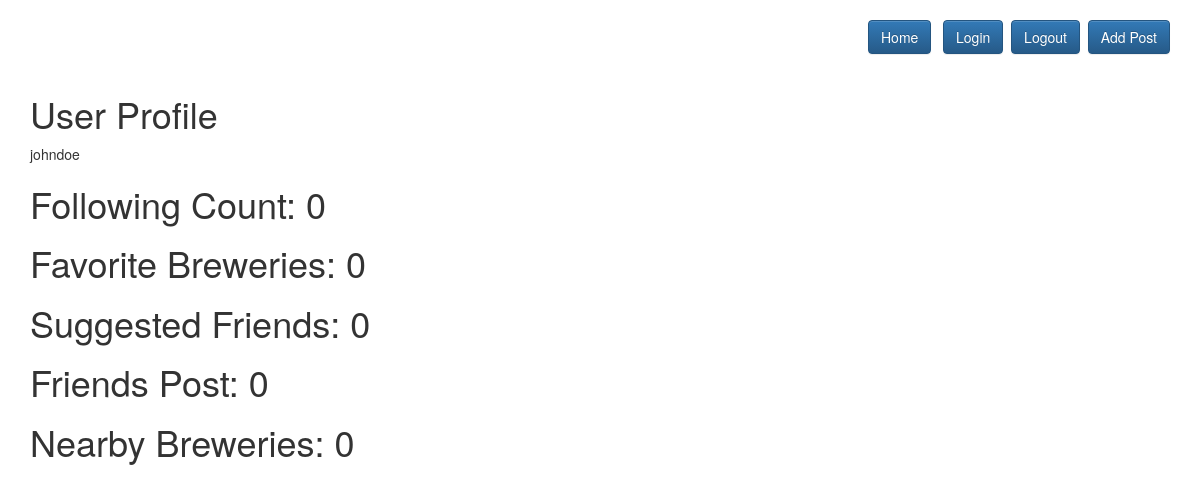
Page / (signed in) on the earlier database version.
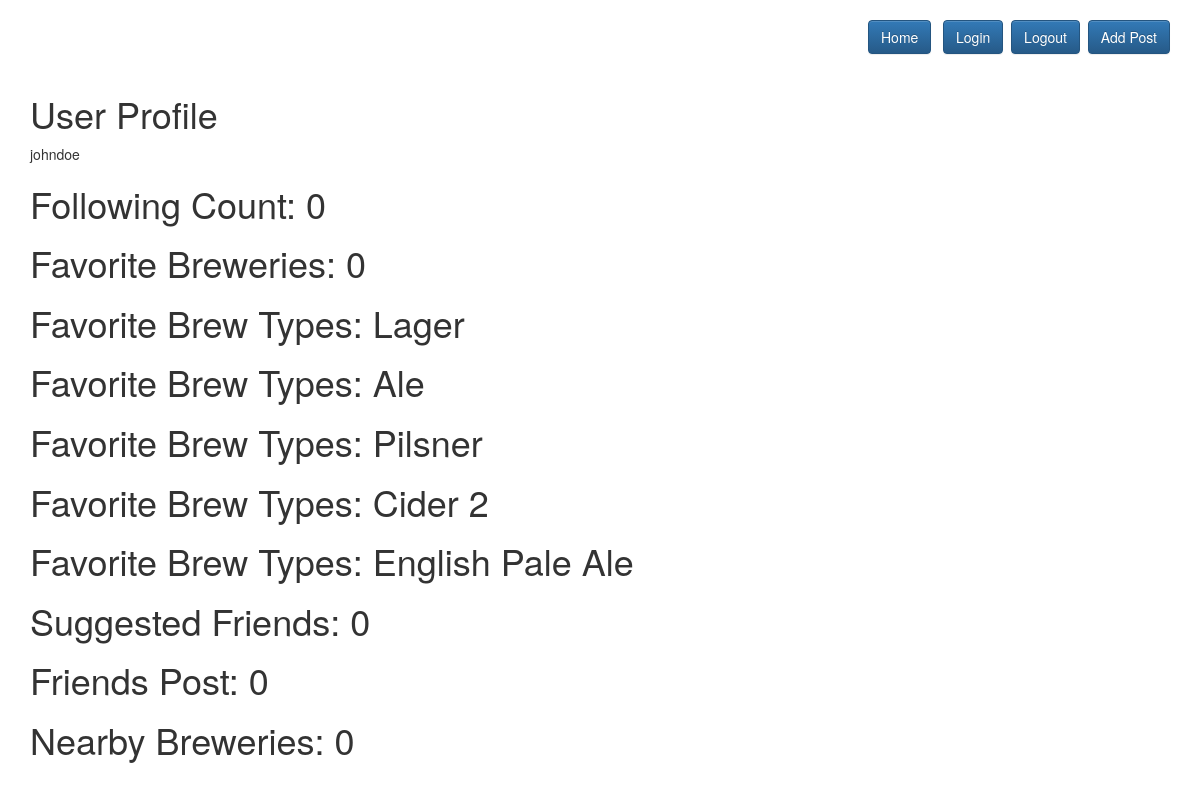
Same page on the later database version.
### microbrewforyou_app/models.py (models this page shows, shortened)
class BrewTypes(models.Model):
    name = models.CharField(max_length=80)
    averageABV = models.FloatField()

### microbrewforyou_app/views.py (the view)
# urls.py: path('', IndexView.as_view(), name="homepage"),
class IndexView(View):
    def get(self, request):
        if request.user.is_anonymous:
            follow_count = 0
        else:
            follow_count = len(request.user.users_following.all())
        return render(request, 'index.html', {'follow_count': follow_count})

### microbrewforyou_app/models.py (called while the page is built)
    def __str__(self):
        return self.username

### templates/index.html (shortened to what this page needs)
{% extends 'base.html' %} {% block content %}
<br />
{% include "menu.html" %}
<br />
{% if request.user.is_authenticated %}
<h1>User Profile</h1>
{{request.user}}
<h1>Following Count: {{follow_count}}</h1>
<h1>Favorite Breweries: {{follow_count}}</h1>
{% for fav in request.user.fav_brewtypes.all %}
<h1>Favorite Brew Types: {{fav.name}}</h1>
{% endfor %}
<h1>Suggested Friends: {{follow_count}}</h1>
<h1>Friends Post: {{follow_count}}</h1>
<h1>Nearby Breweries: {{follow_count}}</h1>
{% elif request.user.is_anonymous %}
<h2>
  Welcome, please <a href="/login/">login</a> or <a href="/signup/">signup.</a>
</h2>
{% endif %} {% endblock %}

Differences in the rows shown:
now on this page (row unchanged): BrewTypes: name "Lager"
now on this page (row unchanged): BrewTypes: name "Ale"
now on this page (row unchanged): BrewTypes: name "Pilsner"
added BrewTypes: name "Cider 2"
added BrewTypes: name "English Pale Ale"
